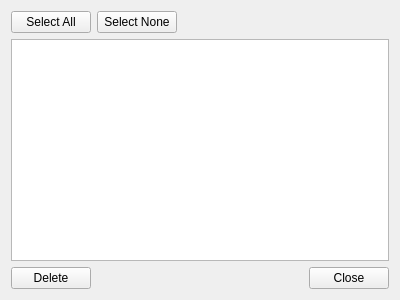
<?xml version="1.0" encoding="UTF-8"?>
<ui version="4.0">
 <class>cdmsCacheWidget</class>
 <widget class="QWidget" name="cdmsCacheWidget">
  <property name="geometry">
   <rect>
    <x>0</x>
    <y>0</y>
    <width>400</width>
    <height>300</height>
   </rect>
  </property>
  <property name="windowTitle">
   <string>CDMS Cache Manager</string>
  </property>
  <layout class="QGridLayout" name="gridLayout">
   <item row="0" column="0">
    <layout class="QVBoxLayout" name="verticalLayout" stretch="0,0,0">
     <property name="sizeConstraint">
      <enum>QLayout::SetNoConstraint</enum>
     </property>
     <item>
      <layout class="QHBoxLayout" name="horizontalLayout_2">
       <item>
        <widget class="QPushButton" name="btnAll">
         <property name="text">
          <string>Select All</string>
         </property>
        </widget>
       </item>
       <item>
        <widget class="QPushButton" name="btnNone">
         <property name="text">
          <string>Select None</string>
         </property>
        </widget>
       </item>
       <item>
        <spacer name="horizontalSpacer_2">
         <property name="orientation">
          <enum>Qt::Horizontal</enum>
         </property>
         <property name="sizeHint" stdset="0">
          <size>
           <width>40</width>
           <height>20</height>
          </size>
         </property>
        </spacer>
       </item>
      </layout>
     </item>
     <item>
      <widget class="QListWidget" name="listWidget">
       <property name="editTriggers">
        <set>QAbstractItemView::AllEditTriggers</set>
       </property>
       <property name="tabKeyNavigation">
        <bool>true</bool>
       </property>
       <property name="alternatingRowColors">
        <bool>true</bool>
       </property>
       <property name="selectionMode">
        <enum>QAbstractItemView::MultiSelection</enum>
       </property>
      </widget>
     </item>
     <item>
      <layout class="QHBoxLayout" name="horizontalLayout">
       <item>
        <widget class="QPushButton" name="btnClear">
         <property name="text">
          <string>Delete</string>
         </property>
        </widget>
       </item>
       <item>
        <spacer name="horizontalSpacer">
         <property name="orientation">
          <enum>Qt::Horizontal</enum>
         </property>
         <property name="sizeHint" stdset="0">
          <size>
           <width>40</width>
           <height>20</height>
          </size>
         </property>
        </spacer>
       </item>
       <item>
        <widget class="QPushButton" name="btnClose">
         <property name="text">
          <string>Close</string>
         </property>
        </widget>
       </item>
      </layout>
     </item>
    </layout>
   </item>
  </layout>
 </widget>
 <resources/>
 <connections/>
</ui>
